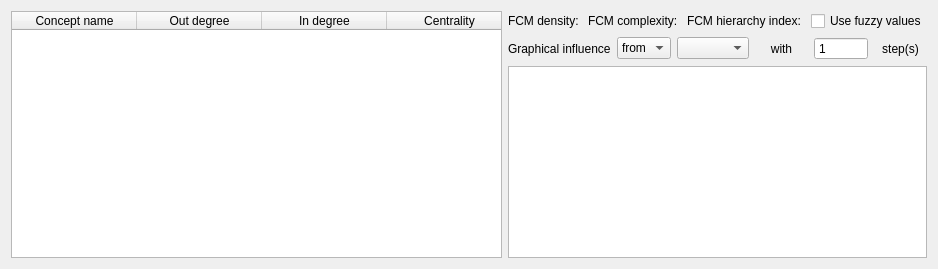
      <widget class="QWidget" name="staticAnalysis">
       <property name="toolTip">
        <string>FCM static analysis</string>
       </property>
       <attribute name="title">
        <string>Static analysis</string>
       </attribute>
       <layout class="QGridLayout" name="gridLayout_3">
        <item row="0" column="0" rowspan="3">
         <widget class="QTableWidget" name="factorsStatsTable">
          <property name="sizePolicy">
           <sizepolicy hsizetype="Fixed" vsizetype="Expanding">
            <horstretch>0</horstretch>
            <verstretch>0</verstretch>
           </sizepolicy>
          </property>
          <property name="minimumSize">
           <size>
            <width>491</width>
            <height>0</height>
           </size>
          </property>
          <property name="maximumSize">
           <size>
            <width>491</width>
            <height>16777215</height>
           </size>
          </property>
          <property name="toolTip">
           <string>Concepts static characteristics</string>
          </property>
          <property name="verticalScrollBarPolicy">
           <enum>Qt::ScrollBarPolicy::ScrollBarAlwaysOff</enum>
          </property>
          <property name="horizontalScrollBarPolicy">
           <enum>Qt::ScrollBarPolicy::ScrollBarAlwaysOff</enum>
          </property>
          <property name="textElideMode">
           <enum>Qt::TextElideMode::ElideRight</enum>
          </property>
          <property name="sortingEnabled">
           <bool>true</bool>
          </property>
          <property name="supportedDragActions">
           <set>Qt::DropAction::IgnoreAction</set>
          </property>
          <attribute name="horizontalHeaderCascadingSectionResizes">
           <bool>false</bool>
          </attribute>
          <attribute name="horizontalHeaderDefaultSectionSize">
           <number>125</number>
          </attribute>
          <attribute name="verticalHeaderVisible">
           <bool>false</bool>
          </attribute>
          <column>
           <property name="text">
            <string>Concept name</string>
           </property>
          </column>
          <column>
           <property name="text">
            <string>Out degree</string>
           </property>
          </column>
          <column>
           <property name="text">
            <string>In degree</string>
           </property>
          </column>
          <column>
           <property name="text">
            <string>Centrality</string>
           </property>
          </column>
         </widget>
        </item>
        <item row="0" column="1">
         <layout class="QHBoxLayout" name="horizontalLayout_14">
          <item>
           <widget class="QLabel" name="densityLabel">
            <property name="text">
             <string>FCM density: </string>
            </property>
           </widget>
          </item>
          <item>
           <widget class="QLabel" name="complexityLabel">
            <property name="text">
             <string>FCM complexity: </string>
            </property>
           </widget>
          </item>
          <item>
           <widget class="QLabel" name="hierarchyLabel">
            <property name="text">
             <string>FCM hierarchy index: </string>
            </property>
           </widget>
          </item>
          <item>
           <widget class="QCheckBox" name="useFuzzyValuesStatic">
            <property name="text">
             <string>Use fuzzy values</string>
            </property>
           </widget>
          </item>
         </layout>
        </item>
        <item row="1" column="1">
         <layout class="QHBoxLayout" name="horizontalLayout_13">
          <item>
           <widget class="QLabel" name="label_8">
            <property name="text">
             <string>Graphical influence</string>
            </property>
           </widget>
          </item>
          <item>
           <widget class="QComboBox" name="influenceDirection">
            <property name="toolTip">
             <string>Graphical influence calculation mode</string>
            </property>
            <item>
             <property name="text">
              <string>from</string>
             </property>
            </item>
            <item>
             <property name="text">
              <string>on</string>
             </property>
            </item>
           </widget>
          </item>
          <item>
           <widget class="QComboBox" name="graphConcept">
            <property name="toolTip">
             <string>Concept for influence calculation</string>
            </property>
           </widget>
          </item>
          <item>
           <widget class="QLabel" name="label_9">
            <property name="text">
             <string>with</string>
            </property>
            <property name="alignment">
             <set>Qt::AlignmentFlag::AlignCenter</set>
            </property>
           </widget>
          </item>
          <item>
           <widget class="QSpinBox" name="influenceSteps">
            <property name="toolTip">
             <string>The number of transitive transitions</string>
            </property>
            <property name="buttonSymbols">
             <enum>QAbstractSpinBox::ButtonSymbols::NoButtons</enum>
            </property>
            <property name="minimum">
             <number>1</number>
            </property>
           </widget>
          </item>
          <item>
           <widget class="QLabel" name="label_10">
            <property name="text">
             <string>step(s)</string>
            </property>
            <property name="alignment">
             <set>Qt::AlignmentFlag::AlignCenter</set>
            </property>
           </widget>
          </item>
         </layout>
        </item>
        <item row="2" column="1">
         <widget class="GraphView" name="graphicsView">
          <property name="toolTip">
           <string>Graphical influence area</string>
          </property>
          <property name="verticalScrollBarPolicy">
           <enum>Qt::ScrollBarPolicy::ScrollBarAlwaysOff</enum>
          </property>
          <property name="horizontalScrollBarPolicy">
           <enum>Qt::ScrollBarPolicy::ScrollBarAlwaysOff</enum>
          </property>
         </widget>
        </item>
       </layout>
      </widget>
